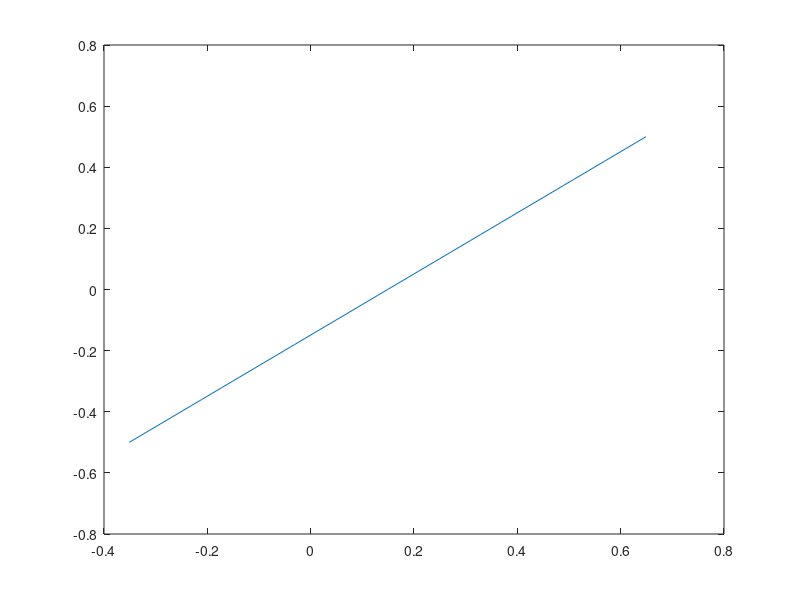

Write MATLAB code to recreate this figure. (Note: this script raises an error after producing the figure.)
clear all;
clc;
close all;

% Importing the data
data = importdata('write_snm.csv'); % Change filename appropriately
vin1 = data(:,1); % First column: vin
vout1 = data(:,2); % Second column: vout
vin2 = data(:,1);
vout2 = data(:,3);

% Initialize variables for minimum diagonal distances
mindistance = inf; % Smallest diagonal distance
second_mindistance = inf; % Second smallest diagonal distance
distance = 0;

% Initialize variables to store points for the diagonals
minx = 0; miny = 0; % Smallest diagonal point
second_minx = 0; second_miny = 0; % Second smallest diagonal point

% Loop through the data to calculate the diagonal distance for each point
for loopvar = 1:length(vin1)
    % Creating 45-degree lines from each point
    y = linspace(vin2(loopvar)-0.5, vin2(loopvar)+0.5, length(vin2));
    x = linspace(vout2(loopvar)-0.5, vout2(loopvar)+0.5, length(vout2));
    
    % Plotting the 45-degree lines
    plot(x, y);
    hold on;
    
    % Finding intersection points between the 45-degree lines and the original data
    P = InterX([x; y], [vin1'; vout1']);
    
    % Plot the intersection points
    plot(x, y, vin1, vout1, vout2, vin2, P(1,:), P(2,:), 'ro');
    
    try
        % Calculate the distance from the intersection point to the current point
        mypts = [vin2(loopvar) P(1); vout2(loopvar) P(2)];
        distance = dist(mypts); % Assuming 'dist' is a function to compute distance
        distance = distance(2); % Get the actual distance value
    catch
        % In case of error, skip this iteration
        continue;
    end
    
    % Update minimum and second minimum distances
    if distance < mindistance
        % Shift the current minimum to second minimum
        second_mindistance = mindistance;
        second_minx = minx;
        second_miny = miny;
        
        % Update the smallest diagonal
        mindistance = distance;
        minx = vin2(loopvar);
        miny = vout2(loopvar);
    elseif distance < second_mindistance && distance > mindistance
        % Update only the second smallest diagonal
        second_mindistance = distance;
        second_minx = vin2(loopvar);
        second_miny = vout2(loopvar);
    end
end

% Plot the original data points vin1 and vout1
figure();
plot(vin1, vout1, 'b-', 'LineWidth', 1.5);
hold on;

% Plot the vin2 and vout2 data points
plot(vout2, vin2, 'r-', 'LineWidth', 1.5);
grid on;
title('Write Static Noise Margin (WSNM)');
xlim([-0.1 1.1]);  % Set the x-axis limits from -0.1 to 1.1
ylim([-0.1 1.1]);  % Set the y-axis limits from -0.1 to 1.1
xlabel('V(Qb)');
ylabel('V(Q)');

% Display the smallest and second smallest diagonal distances and points
disp(['Min Diagonal Distance: ', num2str(mindistance)]);
% disp(['Smallest Diagonal Point (minx, miny): (', num2str(minx), ', ', num2str(miny), ')']);
disp(['Second Min Diagonal Distance: ', num2str(second_mindistance)]);
% disp(['Second Smallest Diagonal Point (second_minx, second_miny): (', num2str(second_minx), ', ', num2str(second_miny), ')']);

% Calculate the diagonal line for the second smallest diagonal
x2_second = second_minx + second_mindistance * cosd(45);
y2_second = second_miny + second_mindistance * sind(45);

% Plot the diagonal line for the second smallest diagonal
plot([second_minx, x2_second], [second_miny, y2_second], 'g--', 'MarkerFaceColor', 'r', 'LineWidth', 1);

% Calculate the other two points of the square using the second smallest diagonal
x3_second = second_minx;
y3_second = second_miny + second_mindistance * sind(45);

x4_second = x2_second;
y4_second = y2_second - second_mindistance * sind(45);

% Plot the square using the calculated points for the second smallest diagonal
plot([second_minx, x3_second], [second_miny, y3_second], 'k-', 'LineWidth', 1.5);  % Line from (second_minx, second_miny) to (x3_second, y3_second)
plot([x2_second, x4_second], [y2_second, y4_second], 'k-', 'LineWidth', 1.5);  % Line from (x2_second, y2_second) to (x4_second, y4_second)
plot([x2_second, x3_second], [y2_second, y3_second], 'k-', 'LineWidth', 1.5);  % Line from (x2_second, y2_second) to (x3_second, y3_second)
plot([x4_second, second_minx], [y4_second, second_miny], 'k-', 'LineWidth', 1.5);  % Closing the square

% Show the square and the plot
hold off;

% Calculate the side lengths for the minimum square
side_length_min = second_mindistance / sqrt(2);

% Write static noise margin
write_SNM = side_length_min;

disp(['Write static noise margin: ', num2str(write_SNM)]);

% Save the figure in high resolution
fig = gcf; % Get the current figure handle

% Set the resolution to 300 DPI for high quality
exportgraphics(fig, 'write_SNM.png', 'Resolution', 300); % Save as PNG
% exportgraphics(fig, 'write_SNM.pdf', 'Resolution', 300); % Save as PDF
